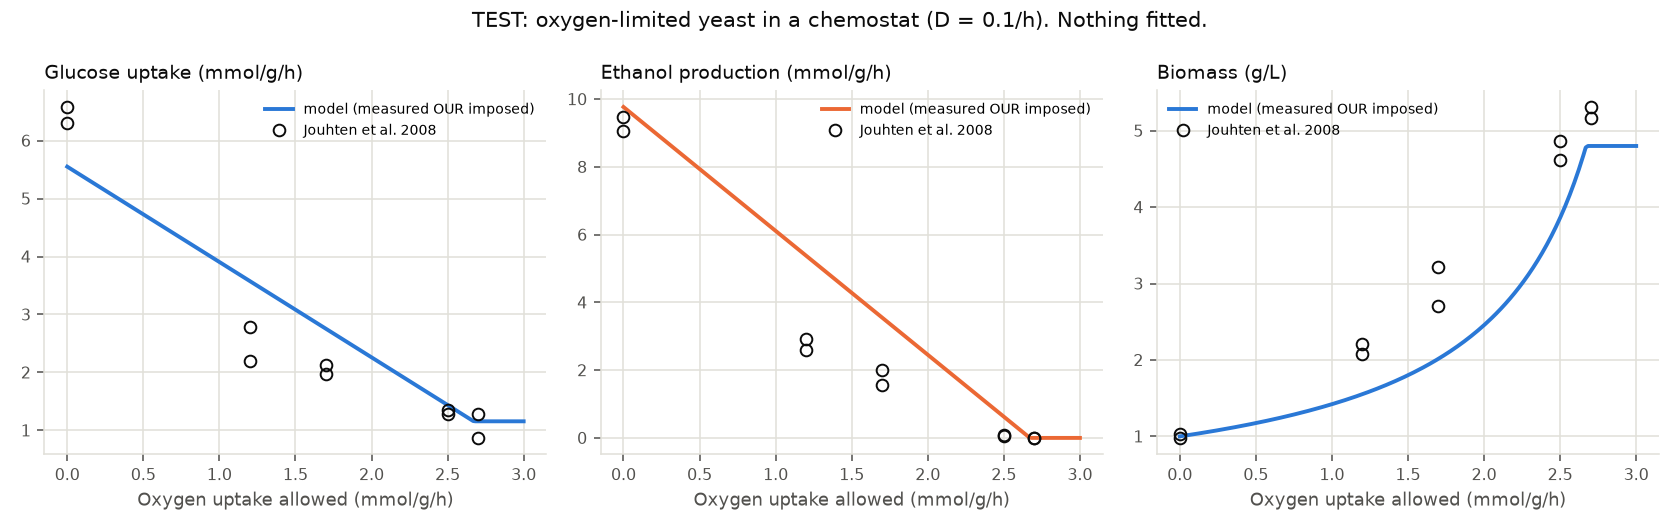

Write Python code to recreate this figure.
# /// script
# requires-python = ">=3.11"
# dependencies = ["numpy", "matplotlib"]
# ///
"""EXPLORATORY: what yeast does when it cannot get enough oxygen (cell level), tested on Jouhten et al. 2008.

Oxygen-limit goal, step 1 (see docs/LEARNING.md). This is a learning model, not the engine.

Rule added (agreed with Jakob): respiration needs oxygen. The respired glucose flux is capped at
    q_resp <= q_O2_available / O2_PER_GLUCOSE_RESPIRED
where the oxygen needed per glucose respired (2.31 mol/mol) comes from the electron balance in 007,
checked against the van Hoek chemostat. Sugar beyond what respiration can handle is fermented,
with the 005 yields: Y_RED = 0.10 g cells/g and Y_ETOH = 0.45 g ethanol/g.

Test (nothing fitted): in a glucose-limited chemostat at D = 0.1 1/h, impose each condition's MEASURED
oxygen uptake as the cap. Steady state requires growth = D, so the model must predict glucose uptake,
ethanol production and biomass. Cells here are derepressed and far below the Crabtree threshold, so
oxygen is the only limit. Not represented: glycerol (made under oxygen shortage for redox balance),
maintenance, and the ergosterol/Tween supplement.

Run with:  uv run explorations/008_oxygen_limited_cells.py
"""

import csv
from pathlib import Path

import matplotlib.pyplot as plt
import numpy as np

HERE = Path(__file__).parent
MW_GLC, MW_ETOH = 180.16, 46.07
Y_OX, Y_RED, Y_ETOH = 0.48, 0.10, 0.45  # g/g, as in 005
O2_PER_GLC_RESP = 2.31  # mol O2 / mol glucose respired (electron balance, see 007)
D, S_IN = 0.10, 10.0  # 1/h, g/L glucose in the feed (Jouhten et al. methods)


def steady_state(our: float) -> tuple[float, float, float]:
    """Predicted glucose uptake (mmol/g/h), ethanol production (mmol/g/h) and biomass (g/L) at growth rate D."""
    q_resp_needed = D / Y_OX  # g/g/h if fully respiratory
    q_resp_cap = our / O2_PER_GLC_RESP * MW_GLC / 1000  # g/g/h that the oxygen allows
    q_resp = min(q_resp_needed, q_resp_cap)
    q_over = (D - Y_OX * q_resp) / Y_RED  # fermented glucose needed to still grow at D
    qs = q_resp + q_over
    return qs / MW_GLC * 1000, Y_ETOH * q_over / MW_ETOH * 1000, D * S_IN / qs


def implied_fermentative_yield(our: float, q_glc: float) -> float:
    """Diagnostic, not used by the model: the fermentative yield that would make growth = D with the measured rates."""
    q_resp = min(our / O2_PER_GLC_RESP, q_glc) * MW_GLC / 1000
    q_over = q_glc * MW_GLC / 1000 - q_resp
    return (D - Y_OX * q_resp) / q_over if q_over > 1e-6 else float("nan")


def main() -> None:
    lines = [l for l in open(HERE / "data" / "jouhten2008_oxygen_chemostat.csv") if not l.startswith("#")]
    rows = list(csv.DictReader(lines))
    print("O2 in gas | OUR | glucose uptake model vs data | ethanol model vs data | biomass model vs data | implied Y_RED")
    table = []
    for r in rows:
        our, qg, qe, x = float(r["OUR"]), float(r["q_glucose"]), float(r["q_ethanol"]), float(r["biomass_g_per_L"])
        mg, me, mx = steady_state(our)
        yr = implied_fermentative_yield(our, qg)
        table.append((float(r["o2_inlet_pct"]), our, mg, qg, me, qe, mx, x))
        print(f"  {r['o2_inlet_pct']:>5}% {r['culture']:>2} | {our:4.1f} | {mg:5.2f} vs {qg:5.2f} | {me:5.2f} vs {qe:5.2f} | "
              f"{mx:5.2f} vs {x:5.2f} | {yr:5.2f}")
    plot(np.array(table))


def plot(t: np.ndarray) -> None:
    ink, muted, grid, blue, orange = "#0b0b0b", "#52514e", "#e1e0d9", "#2a78d6", "#eb6834"
    fig, axes = plt.subplots(1, 3, figsize=(12, 3.8))
    our_line = np.linspace(0, 3.0, 200)
    model = np.array([steady_state(o) for o in our_line])
    for ax, j_model, j_data, title, color in ((axes[0], 0, 3, "Glucose uptake (mmol/g/h)", blue),
                                              (axes[1], 1, 5, "Ethanol production (mmol/g/h)", orange),
                                              (axes[2], 2, 7, "Biomass (g/L)", blue)):
        ax.plot(our_line, model[:, j_model], color=color, linewidth=2, label="model (measured OUR imposed)")
        ax.plot(t[:, 1], t[:, j_data], "o", mfc="none", mec=ink, ms=6, label="Jouhten et al. 2008")
        ax.set_title(title, loc="left", color=ink, fontsize=10)
        ax.set_xlabel("Oxygen uptake allowed (mmol/g/h)", color=muted, fontsize=9)
        ax.grid(True, color=grid, linewidth=0.8)
        ax.tick_params(colors=muted, labelsize=8)
        for side in ("top", "right"):
            ax.spines[side].set_visible(False)
        for side in ("left", "bottom"):
            ax.spines[side].set_color(grid)
        ax.legend(fontsize=7, frameon=False)
    fig.suptitle("TEST: oxygen-limited yeast in a chemostat (D = 0.1/h). Nothing fitted.", color=ink, fontsize=11)
    fig.tight_layout()
    fig.savefig(HERE / "008_oxygen_limited_cells.png", dpi=140)


if __name__ == "__main__":
    main()
